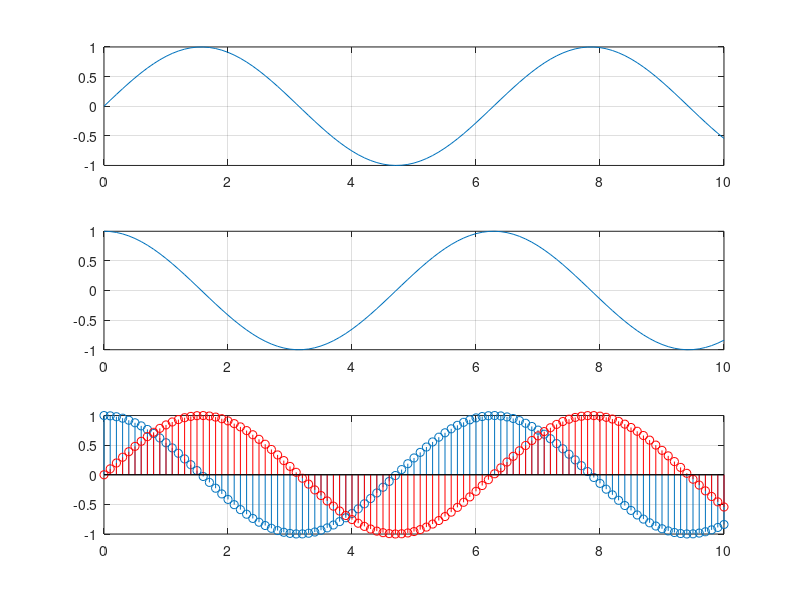

Recreate this plot in MATLAB.
x = [0:0.1:10];
y = sin (x);
z = cos (x);
subplot (3,1,1);
plot (x,y);
grid on;
subplot (3,1,2);
plot (x,z);
grid on; 
hold on;
subplot (3,1,3);
stem (x,z);
grid on;
hold on;
subplot (3,1,3);
stem (x,y,'r');
